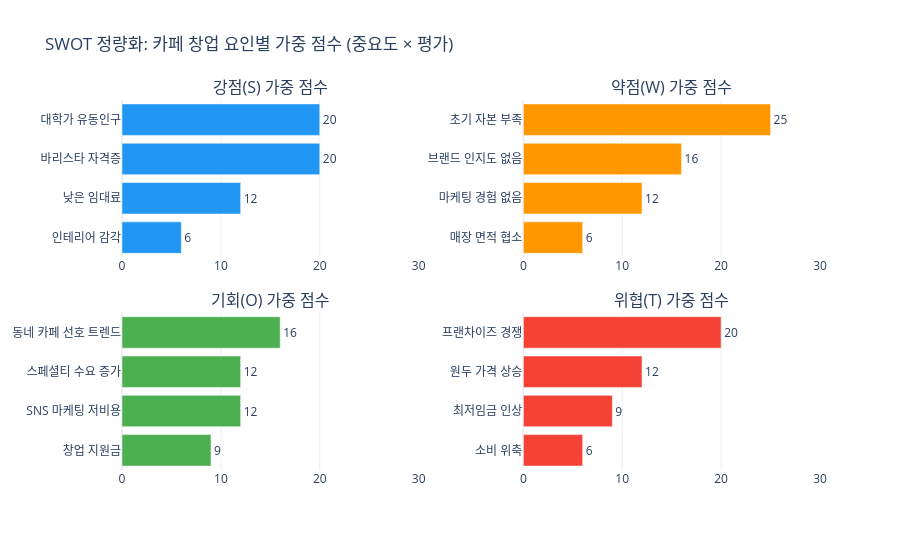
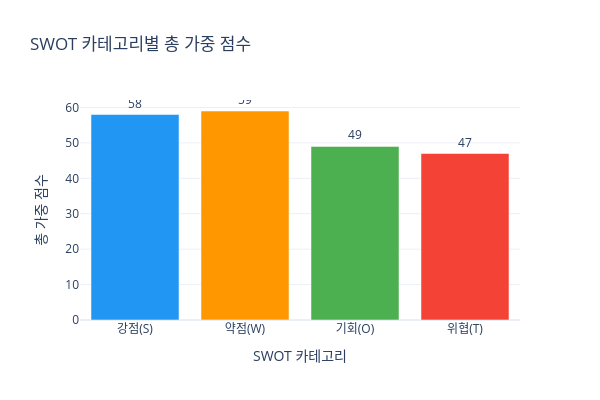

The code cell stored with these charts, in order, in its notebook:
### Markdown cell above
### 3.2 실습 시연: 대학 주변 카페 창업 SWOT 정량 분석

아래 코드는 카페 창업 SWOT의 모든 요인을 정량화하고 시각화합니다.  
코드를 **실행만** 하고, 결과를 함께 해석해 봅시다.

---

### Code cell
# ============================================================
# SWOT 정량화 분석: 대학 주변 카페 창업
# ============================================================

# --- 데이터 준비 ---
swot_quant = pd.DataFrame({
    'Category': ['S','S','S','S', 'W','W','W','W', 'O','O','O','O', 'T','T','T','T'],
    'Factor': [
        # Strengths
        '바리스타 자격증', '대학가 유동인구', '낮은 임대료', '인테리어 감각',
        # Weaknesses
        '초기 자본 부족', '마케팅 경험 없음', '매장 면적 협소', '브랜드 인지도 없음',
        # Opportunities
        '동네 카페 선호 트렌드', 'SNS 마케팅 저비용', '스페셜티 수요 증가', '창업 지원금',
        # Threats
        '프랜차이즈 경쟁', '원두 가격 상승', '최저임금 인상', '소비 위축'
    ],
    'Weight': [4,5,3,2, 5,4,3,4, 4,3,4,3, 5,4,3,3],    # 중요도 (1~5)
    'Rating': [5,4,4,3, 5,3,2,4, 4,4,3,3, 4,3,3,2],    # 평가 점수 (1~5)
})

# 가중 점수 계산
swot_quant['Weighted'] = swot_quant['Weight'] * swot_quant['Rating']

# --- 카테고리별 색상 ---
cat_colors = {'S': '#2196F3', 'W': '#FF9800', 'O': '#4CAF50', 'T': '#F44336'}
cat_names = {'S': '강점(S)', 'W': '약점(W)', 'O': '기회(O)', 'T': '위협(T)'}

# --- 시각화 1: 카테고리별 가중 점수 막대 차트 ---
fig = make_subplots(
    rows=2, cols=2,
    subplot_titles=[f"{cat_names[c]} 가중 점수" for c in ['S','W','O','T']],
    vertical_spacing=0.15, horizontal_spacing=0.15
)

for idx, cat in enumerate(['S','W','O','T']):
    df_cat = swot_quant[swot_quant['Category'] == cat].sort_values('Weighted', ascending=True)
    r, c = divmod(idx, 2)
    fig.add_trace(
        go.Bar(
            x=df_cat['Weighted'], y=df_cat['Factor'],
            orientation='h',
            marker_color=cat_colors[cat],
            text=df_cat['Weighted'],
            textposition='outside',
            showlegend=False
        ),
        row=r+1, col=c+1
    )
    fig.update_xaxes(range=[0, 30], row=r+1, col=c+1)

fig.update_layout(
    title='SWOT 정량화: 카페 창업 요인별 가중 점수 (중요도 × 평가)',
    height=550, width=900,
    template='plotly_white'
)
fig.show()

# --- 시각화 2: 카테고리별 총점 비교 ---
summary = swot_quant.groupby('Category')['Weighted'].sum().reindex(['S','W','O','T'])

fig2 = go.Figure(go.Bar(
    x=[cat_names[c] for c in summary.index],
    y=summary.values,
    marker_color=[cat_colors[c] for c in summary.index],
    text=summary.values,
    textposition='outside'
))

fig2.update_layout(
    title='SWOT 카테고리별 총 가중 점수',
    xaxis_title='SWOT 카테고리',
    yaxis_title='총 가중 점수',
    height=400, width=600,
    template='plotly_white'
)
fig2.show()

# --- 해석 출력 ---
print("\n" + "="*60)
print("📊 정량화 SWOT 분석 결과 요약")
print("="*60)

for cat in ['S','W','O','T']:
    df_cat = swot_quant[swot_quant['Category'] == cat].sort_values('Weighted', ascending=False)
    top = df_cat.iloc[0]
    total = df_cat['Weighted'].sum()
    print(f"\n{cat_names[cat]} (총점: {total})")
    print(f"  → 최우선 요인: {top['Factor']} (가중 점수: {top['Weighted']})")

internal = summary['S'] - summary['W']
external = summary['O'] - summary['T']
print(f"\n📌 내부 역량 점수 (S-W): {internal:+d}  {'→ 내부 강점 우위' if internal > 0 else '→ 내부 약점 우위'}")
print(f"📌 외부 환경 점수 (O-T): {external:+d}  {'→ 기회 우위' if external > 0 else '→ 위협 우위'}")
print(f"\n💡 종합: {'공격적 SO 전략 추천' if internal > 0 and external > 0 else '상황에 맞는 복합 전략 필요'}")

### Figure 1 — Plotly figure (JSON) as saved in the notebook; plotly's stock layout.template omitted (floating-point values rounded to 4 significant figures)
{"data": [{"marker": {"color": "#2196F3"}, "orientation": "h", "showlegend": false, "text": [6.0, 12.0, 20.0, 20.0], "textposition": "outside", "type": "bar", "x": [6, 12, 20, 20], "xaxis": "x", "y": ["인테리어 감각", "낮은 임대료", "바리스타 자격증", "대학가 유동인구"], "yaxis": "y"}, {"marker": {"color": "#FF9800"}, "orientation": "h", "showlegend": false, "text": [6.0, 12.0, 16.0, 25.0], "textposition": "outside", "type": "bar", "x": [6, 12, 16, 25], "xaxis": "x2", "y": ["매장 면적 협소", "마케팅 경험 없음", "브랜드 인지도 없음", "초기 자본 부족"], "yaxis": "y2"}, {"marker": {"color": "#4CAF50"}, "orientation": "h", "showlegend": false, "text": [9.0, 12.0, 12.0, 16.0], "textposition": "outside", "type": "bar", "x": [9, 12, 12, 16], "xaxis": "x3", "y": ["창업 지원금", "SNS 마케팅 저비용", "스페셜티 수요 증가", "동네 카페 선호 트렌드"], "yaxis": "y3"}, {"marker": {"color": "#F44336"}, "orientation": "h", "showlegend": false, "text": [6.0, 9.0, 12.0, 20.0], "textposition": "outside", "type": "bar", "x": [6, 9, 12, 20], "xaxis": "x4", "y": ["소비 위축", "최저임금 인상", "원두 가격 상승", "프랜차이즈 경쟁"], "yaxis": "y4"}], "layout": {"annotations": [{"font": {"size": 16}, "showarrow": false, "text": "강점(S) 가중 점수", "x": 0.2125, "xanchor": "center", "xref": "paper", "y": 1, "yanchor": "bottom", "yref": "paper"}, {"font": {"size": 16}, "showarrow": false, "text": "약점(W) 가중 점수", "x": 0.7875, "xanchor": "center", "xref": "paper", "y": 1, "yanchor": "bottom", "yref": "paper"}, {"font": {"size": 16}, "showarrow": false, "text": "기회(O) 가중 점수", "x": 0.2125, "xanchor": "center", "xref": "paper", "y": 0.425, "yanchor": "bottom", "yref": "paper"}, {"font": {"size": 16}, "showarrow": false, "text": "위협(T) 가중 점수", "x": 0.7875, "xanchor": "center", "xref": "paper", "y": 0.425, "yanchor": "bottom", "yref": "paper"}], "height": 550, "title": {"text": "SWOT 정량화: 카페 창업 요인별 가중 점수 (중요도 × 평가)"}, "width": 900, "xaxis": {"anchor": "y", "domain": [0, 0.425], "range": [0, 30]}, "xaxis2": {"anchor": "y2", "domain": [0.575, 1], "range": [0, 30]}, "xaxis3": {"anchor": "y3", "domain": [0, 0.425], "range": [0, 30]}, "xaxis4": {"anchor": "y4", "domain": [0.575, 1], "range": [0, 30]}, "yaxis": {"anchor": "x", "domain": [0.575, 1]}, "yaxis2": {"anchor": "x2", "domain": [0.575, 1]}, "yaxis3": {"anchor": "x3", "domain": [0, 0.425]}, "yaxis4": {"anchor": "x4", "domain": [0, 0.425]}}}

### Figure 2 — Plotly figure (JSON) as saved in the notebook; plotly's stock layout.template omitted (floating-point values rounded to 4 significant figures)
{"data": [{"marker": {"color": ["#2196F3", "#FF9800", "#4CAF50", "#F44336"]}, "text": [58.0, 59.0, 49.0, 47.0], "textposition": "outside", "type": "bar", "x": ["강점(S)", "약점(W)", "기회(O)", "위협(T)"], "y": [58, 59, 49, 47]}], "layout": {"height": 400, "title": {"text": "SWOT 카테고리별 총 가중 점수"}, "width": 600, "xaxis": {"title": {"text": "SWOT 카테고리"}}, "yaxis": {"title": {"text": "총 가중 점수"}}}}
